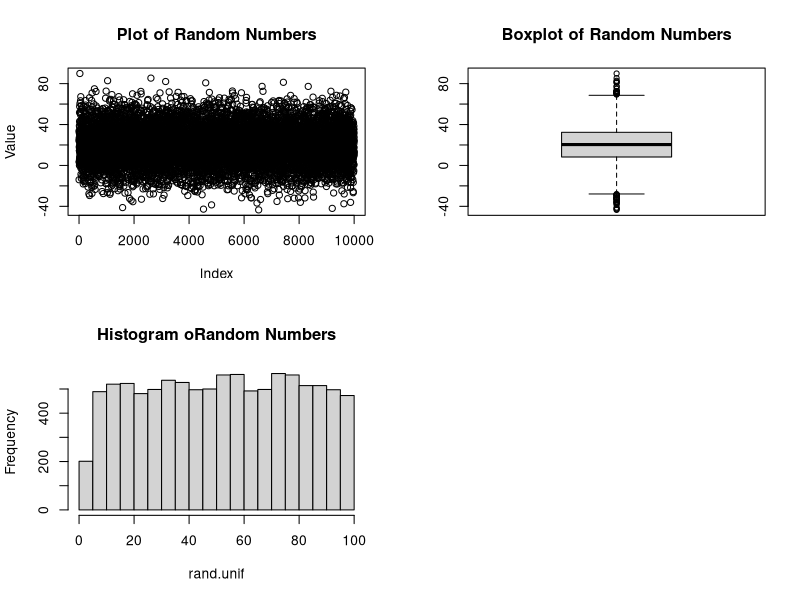

The R source for this figure:
# Probability function in R

# Step 1 - Create the data
mean <- 20    # mean of our normal distribution
sd   <- 18    # standard deviation of our normal distribution
n    <- 10000 # number of random numbers we want to pull

# Step 2 - Generation of random numbers
rand.norm <- rnorm(n, mean = mean, sd = sd)
rand.unif <-runif(n,min=3,max=100)

# Step 3 - Make plots
par(mfrow = c(2, 2))  # splits the plotting area into 4 quadrants

# 1. Simple scatter plot of random numbers
plot(rand.norm, ylab = "Value", main = "Plot of Random Numbers")

# 2.Box plot
boxplot(rand.norm, main = "Boxplot of Random Numbers")
#3. Histogram
hist(rand.unif, main="Histogram oRandom Numbers")
